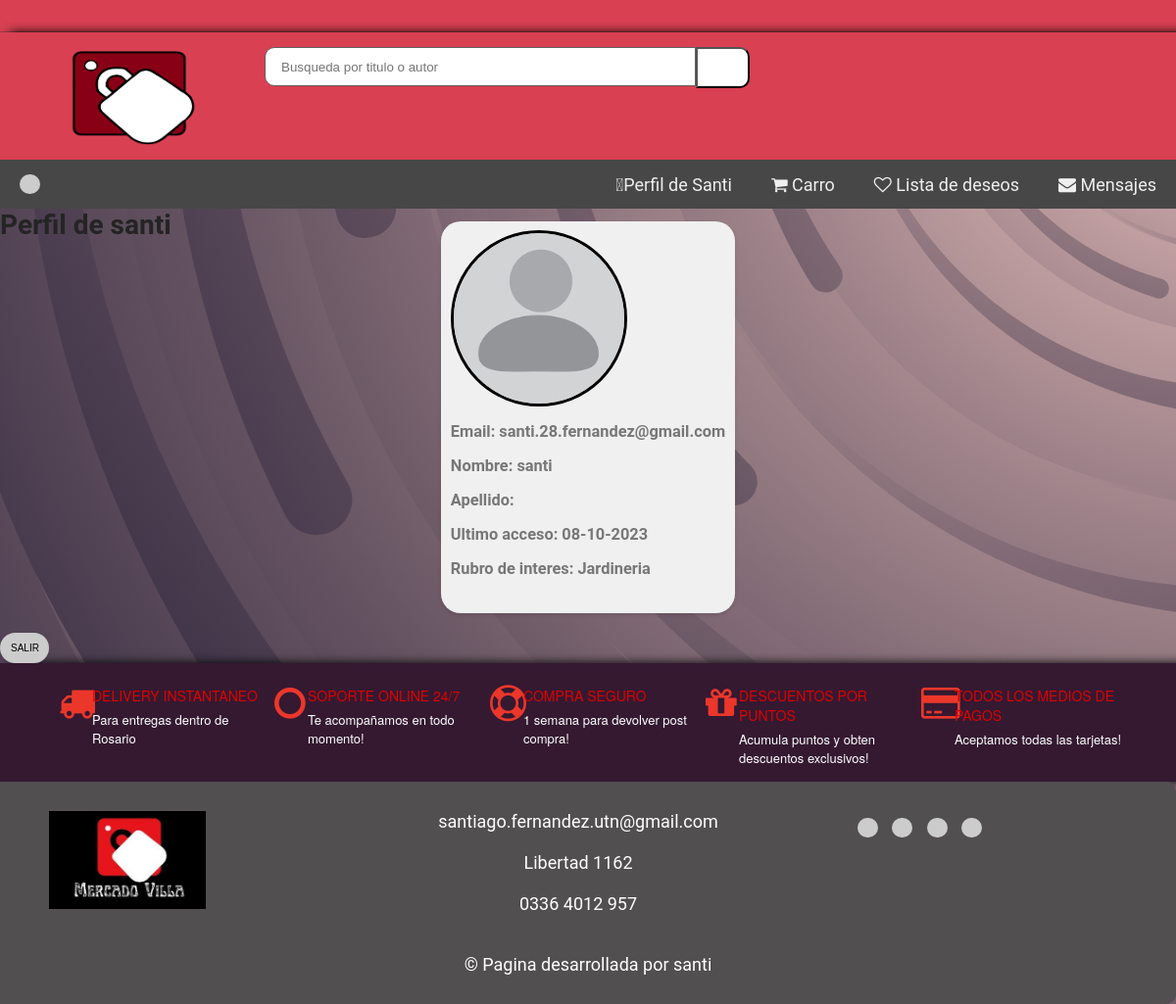
/user/ (signed in), run on an earlier commit of the app's database.
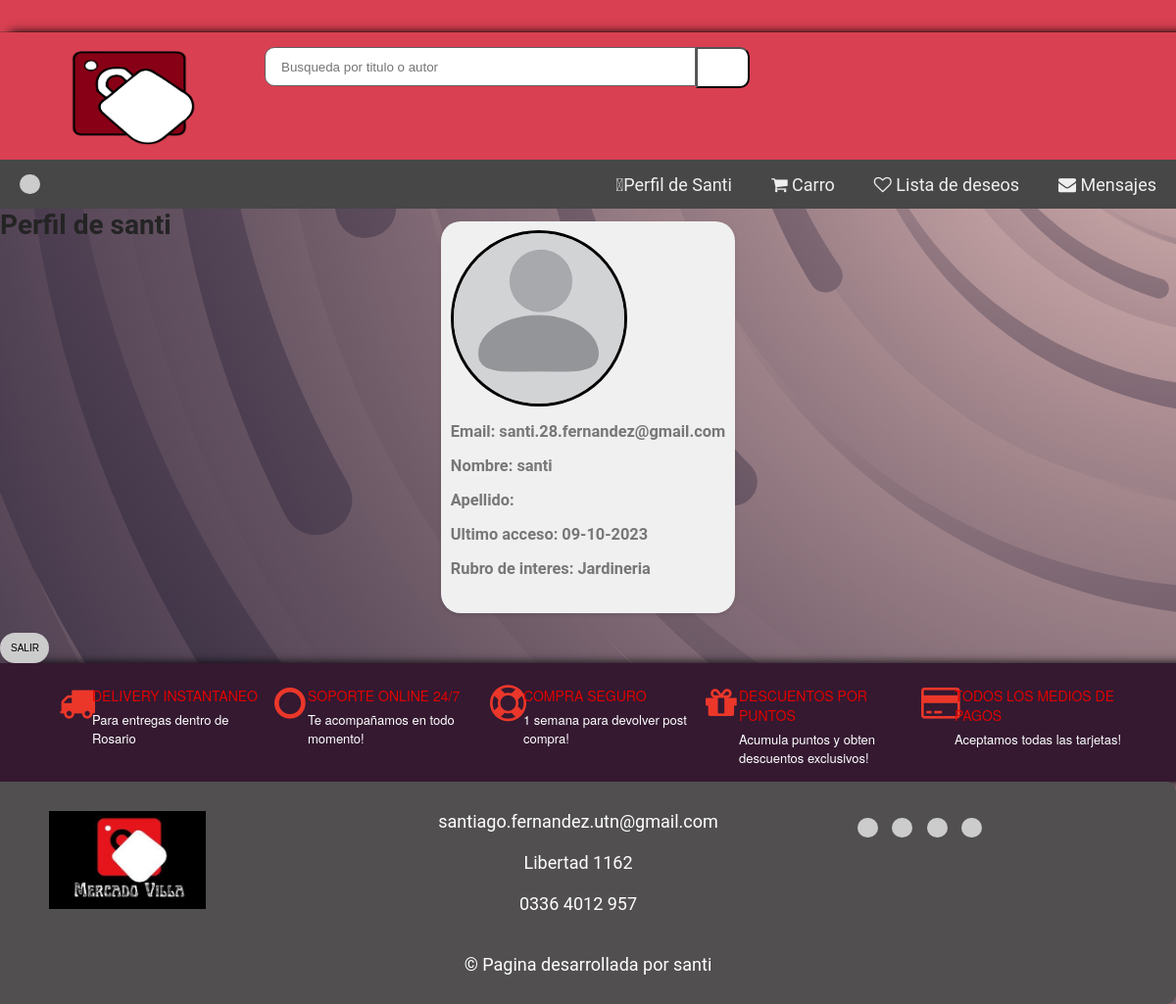
And on a later commit of the database.
### clients/models.py (models this page shows)
class ClientModel(AbstractUser):
    cuit = models.CharField(max_length=11)
    business_line = models.CharField(choices=BusinessLineChoices.choices, max_length=128, default=BusinessLineChoices.OTROS.value)
    business_line_interes = models.CharField(choices=BusinessLineChoices.choices, max_length=128, default=BusinessLineChoices.OTROS.value)
    is_seller = models.BooleanField(default=False)
    is_buyer = models.BooleanField(default=True)
    state = models.CharField(max_length=128,blank = True, null = True)
    city = models.CharField(max_length=128,blank = True, null = True)
    postal_code = models.CharField(max_length = 4,blank = True, null = True)
    phone_number = models.CharField(max_length = 64)
    avatar = models.ImageField(upload_to="avatar", null = True, blank = True)

### user/views.py (the view, shortened to what this page needs)
# urls.py: path('', UserView.as_view(), name="user"),
class UserView(View):
    def get(self, request):
        user = self.request.user
        return render(request, "user.html", {"user": user})

### templates/user.html (shortened to what this page needs)
{%extends "home.html"%}
{% load humanize %}
{%block content%}
<div class="title"> <h1>Perfil de {{ user.username }} </h1></div>
<div class="profile-card">
  <div class="profile-description">
    <br><br><br><br>
    <div class="profile-picture"><img src="{{ user.avatar.url }}"
      alt="imagen de perfil"  class="profile-image"></div>
    <br>
    <div class="div1"> <h3> Email: {{ user.email }} </h1> </div><br>
      <div class="div1"> <h3> Nombre: {{ user.first_name }} </h1> </div><br>
      <div class="div1"> <h3> Apellido: {{ user.second_name }}</div><br>
    <div class="div1"> <h3> Ultimo acceso: {{ user.last_login|date:"d-m-Y" }}
      </h1> </div><br>
    <div class="div1"> <h3> Rubro de interes: {{ user.business_line_interes }}
      </h1> </div>
    <br><br><br><br><br><br>
  </div>
</div>
<a href="{% url 'logout' %}"><button type="button"class="icon-button"id="python-button" data-lang="python">
  SALIR</button></a>
{%endblock content%}

### templates/home.html (shortened to what this page needs)
<html>
  <head>
    {% load static %}
    <link rel="stylesheet" href="https://cdnjs.cloudflare.com/ajax/libs/font-awesome/4.7.0/css/font-awesome.min.css">
    <link rel="stylesheet" href="{% static 'css/home.css' %}" type="text/css" />
    <link rel="stylesheet" href="{% static 'css/user.css' %}" type="text/css" />
    <link rel="stylesheet" href="{% static 'css/cart.css' %}" type="text/css" />
    <link rel="stylesheet" href="{% static 'css/signup.css' %}" type="text/css" />
    <link rel="stylesheet" href="{% static 'css/publication.css' %}" type="text/css" />
    <link rel="stylesheet" href="{% static 'css/chat.css' %}" type="text/css" />
    <link rel="stylesheet" href="{% static 'css/payment.css' %}" type="text/css" />
    {% load humanize %}
  </head>
  <body>
    <div class="width-100 top-header">
      <div class="container-word">
        <div class="word-slide">
        </div>
      </div>
    </div>
    <div class="width-100 search-panel">
      <div class="container">
        <div class="width-20">
          <img src="{% static 'img/LOGOVECTORIZADOPNG.png' %}" class="logo-img"
            alt="[Logotipo]">
        </div>
        <div class="width-50">
          <input class="search-textbox" type="text"
            Placeholder="Busqueda por titulo o autor">
          <button class="search-button">
          </button>
        </div>
      </div>
    </div>
    <div class="nav">
      <div class="nav-header">
        <div class="nav-title">
            <a href="/web/"><button type="button"class="icon-button"id="python-button" data-lang="python">
              </button></a>
        </div>
      </div>
      <div class="nav-links">
          {% if user.is_authenticated %}
            <a href="/user/"><i class="fas fa-user-circle" aria-hidden="true"></i>Perfil de {{ user.username |capfirst }}</a>
            <a href="{%url 'cart'%}"><i class="fa fa-shopping-cart" aria-hidden="true"></i> Carro
            </a>
            <a class="head1mr" href="#"><i class="fa fa-heart-o" aria-hidden="true"></i> Lista de deseos </a>
            <a href="{%url 'chat' %}"><i class="fa fa-envelope"></i> Mensajes</a>
          {% else %}
            <a href="/login/"><i class="fa fa-user-circle-o" aria-hidden="true"></i> Iniciar sesion </a>
          {% endif %}
      </div>
  </div>
    {% block content %}
    {% endblock content %}
    <div class="width-100 margin-top-50 feature-sect">
      <div class="container">
        <div class="width-20 featured-padding">
          <div class="featured-border">
            <div class="width-20 featured-content">
              <i class="fa fa-truck" aria-hidden="true"></i>
            </div>
            <div
              class="width-80 featured-content margin-top-8">
              <h4>Delivery Instantaneo</h4>
              <p>Para entregas dentro de Rosario</p>
            </div>
          </div>
        </div>
        <div class="width-20">
          <div class="featured-border">
            <div class="featured-bord">
              <div class="width-20 featured-content">
                <i class="fa fa-circle-o"
                  aria-hidden="true"></i>
              </div>
              <div
                class="width-80 featured-content margin-top-8">
                <h4>Soporte Online 24/7</h4>
                <p>Te acompañamos en todo momento! </p>
              </div>
            </div>
          </div>
        </div>
        <div class="width-20">
          <div class="featured-border">
            <div class="width-20 featured-content">
              <i class="fa fa-life-ring"
                aria-hidden="true"></i>
            </div>
            <div
              class="width-80 featured-content margin-top-8">
              <h4>Compra seguro</h4>
              <p>1 semana para devolver post compra!</p>
            </div>
          </div>
        </div>
        <div class="width-20">
          <div class="featured-border">
            <div class="width-20 featured-content">
              <i class="fa fa-gift" aria-hidden="true"></i>
            </div>
            <div
              class="width-80 featured-content margin-top-8">
              <h4>Descuentos por puntos</h4>
              <p>Acumula puntos y obten descuentos
                exclusivos!</p>
            </div>
          </div>
        </div>
        <div class="width-20">
          <div class="featured-border">
            <div class="width-20 featured-content">
              <i class="fa fa-credit-card"
                aria-hidden="true"></i>
            </div>
            <div
              class="width-80 featured-content margin-top-8">
              <h4>Todos los medios de pagos</h4>
              <p>Aceptamos todas las tarjetas!</p>
            </div>
          </div>
        </div>
      </div>
    </div>
    <footer class="footer">
      <div class="container">
        <div class="footer-content">
          <div class="footer-logo">
            <img src="{% static 'img/logo_vale2.jpg' %}" class="logo-img" alt="[Logotipo]">
          </div>
          <div class="footer-links">
            <ul class="footer-menu">
              <li><a href="#">santiago.fernandez.utn@gmail.com</a></li><br><br>
              <li><a href="#">Libertad 1162</a></li><br><br>
              <li><a href="#">0336 4012 957</a></li><br><br>
            </ul>
          </div>
          <div class="footer-social">
            <ul class="social-icons">
              <li>
                <button type="button"
                  class="icon-button"
                  id="python-button" data-lang="python">
                  </button>
              </li>
              <li>
                <button type="button"
                  class="icon-button"
                  id="python-button" data-lang="python">
                  </button>
              </li>
              <li>
                <button type="button"
                  class="icon-button"
                  id="python-button" data-lang="python">
                  </button>
              </li>
              <li><button type="button"
                  class="icon-button"
                  id="python-button" data-lang="python">
                  </button>
              </li>
            </ul>
          </div>
        </div>
        <div class="footer-bottom">
          <p>&copy; Pagina desarrollada por santi</p>
        </div>
      </div>
    </footer>
  </body>
</html>

### static/css/home.css (style rules this page uses)
html, body { font-family: Roboto, sans-serif, arial; font-size: 14px; color: #242424; font-weight: 400; background-color: #060420; background-attachment: fixed; background-size: cover; }
:root { --color1 : #d94052 ; --color2 : #ee7e4c ; --color3 : #341931 ; --color4 : #514f4f ; --color5 : #4c4949 ; }
html { -webkit-text-size-adjust: 100%; -ms-text-size-adjust: 100%; font-size: 10px; -webkit-tap-highlight-color: transparent }
* { margin: 0px; padding: 0px; -webkit-box-sizing: border-box; -moz-box-sizing: border-box; box-sizing: border-box; margin: 0; padding: 0; outline: 0 }
.container { width: 1150px; margin: 0px auto; display: table; }
.width-100 { width: 100%; float: left; background-color: var(--color3); box-shadow: #000000 10px 0px 10px; }
.width-50 { width: 50%; float: left; }
.width-80 { width: 80%; float: left; }
.width-20 { width: 20%; float: left; }
.word-slide { white-space: nowrap; overflow: hidden; }
.container-word { width: 100%; }
.top-header { background: var(--color1); padding: 8px 0px; border-bottom: 1px solid #3131315e; }
.search-panel { background: var(--color1); padding: 15px 0px; }
.search-textbox { padding-left: 16px; height: 40px; width: 80%; border: 1px solid #636060; border-radius: 10px 0px 0px 10px; float: left; }
.search-button { height: 42px; width: 55px; border-radius: 0px 10px 10px 0px; background: rgb(255, 255, 255); float: left; }
.logo-img { width: 160px; height: 100px; }
.featured-content i { font-size: 37px; padding: 7px 0 0 10px; color: #eb372a; }
.featured-content h4 { color: #e00000; font-size: 14px; margin: 0 0 5px; text-transform: uppercase; font-weight: 500; font-family: "Helvetica Neue", "Helvetica", "Arial", "sans-serif"; }
.featured-content p { font-size: 13px; color: #ffffff; font-family: "Helvetica Neue", "Helvetica", "Arial", "sans-serif"; }
.margin-top-8 { margin-top: 8px; }
.featured-border { width: 100%; float: left; padding: 15px 0px; }
* { box-sizing: border-box; margin: 0; padding: 0; }
.footer { font-size: 18px; width: 100%; background-color:var(--color4); color: #fff; padding: 30px 0; border-radius: 0px 10px 10px 0px; position: relative; display: flex; align-items: center; justify-content: center; }
.container { width: 100%; margin: 0 auto; padding: 0 50px; }
.footer-content { display: grid; grid-template-columns: 25% 50% 25%; }
.footer-menu { list-style: none; padding: 0; margin: 0; text-align: center; }
.footer-menu li { display: inline-block; margin-right: 20px; }
.footer-menu a { color: #fff; text-decoration: none; }
.social-icons { list-style: none; padding: 0; margin: 0; }
.icon-button { background-color: #ccc; border: 1px; border-radius: 100px; border-color: rgb(7, 7, 7); padding: 10px; cursor: pointer; font-size: 10px; transition: background-color 0.5s ease; }
.social-icons li { display: inline-block; margin-right: 10px; }
.social-icons li:last-child { margin-right: 0; }
.footer-bottom { margin-top: 20px; text-align: center; }
.footer-bottom p { margin: 0; }
.nav { height: 50px; width: 100%; padding: 0 10px; display: flex; align-items: center; justify-content: space-between; background-color: #474747; position: relative; border: none; }
.nav .nav-header { width: 50%; display: inline; }
.nav .nav-header .nav-title { display: inline-block; font-size: 22px; color: #fff; padding: 10px; }
.nav .nav-links { width: 50%; display: inline-flex; justify-content: flex-end; column-gap: 20px; font-size: 18px; border: none; border-radius: 0 0 10px 10px; }
.nav .nav-links a { display: inline-block; padding: 10px 10px; text-decoration: none; color: #efefef; }

### static/css/user.css (style rules this page uses)
.profile-card { height: 350px; width: 250px; display: flex; flex-direction: column; align-items: center; justify-content: center; background-color: #f0f0f0; border-radius: 20px; box-shadow: 0 2px 4px rgba(0, 0, 0, 0.1); margin-left: 50%; transform: translate(-50%, -5%); }
@media screen and (min-width: 768px) { .profile-card { width: 300px; height: 400px; } }
.profile-image { width: 180px; height: 180px; background-color: #aaa; border-radius: 50%; border: 3px solid #000000; }
.profile-picture img { max-width: 100%; justify-content: center; }
.profile-description { margin-top: 5px; color: #777; }

What changed in the data, as far as the page shows it:
changed ClientModel "santi": last_login "08-10-2023" → "09-10-2023"
